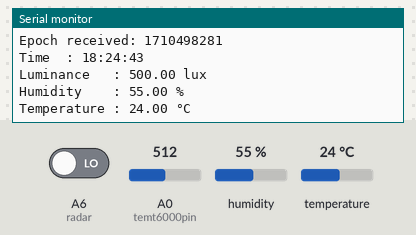
Recording of a sketch running on a simulated Arduino MKR. On the bench: the last lines printed to the serial monitor. The test bench sets the inputs (shaded band); at power-on: A6 (radar) LOW, humidity 55 %, A0 (temt6000pin) = 512, temperature 24 °C. WiFi joins after 1.5 s; servers stay silent unless stated; the local clock reads 2024-03-15 10:24:30 at power-on unless the sketch sets it.

Above: at 14.5 s.
14.6 s: A6 (radar) driven HIGH
18.3 s: humidity set to 22 %
At 20.8 s:
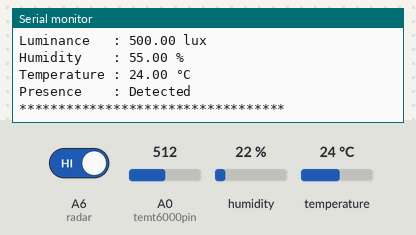
24.9 s: A0 (temt6000pin) set to 716
At 25.7 s:
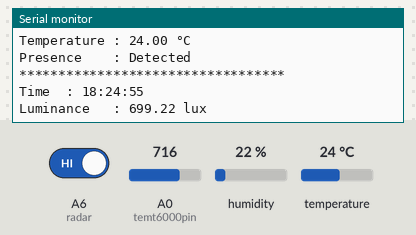
28.6 s: temperature set to 12 °C
At 31.2 s:
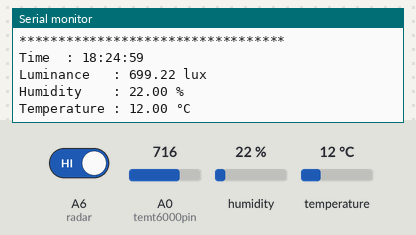
32.3 s: A0 (temt6000pin) set to 900
At 34.6 s:
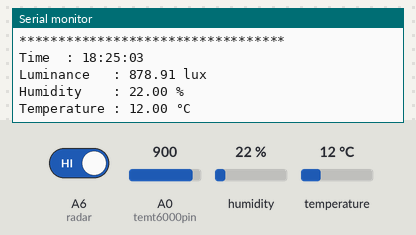
36.0 s: humidity set to 40 %
At 38.9 s:
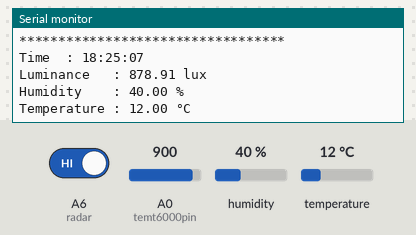
Timing chart, 0 to 40.4 s (numbered marks = the images above; inputs shaded):
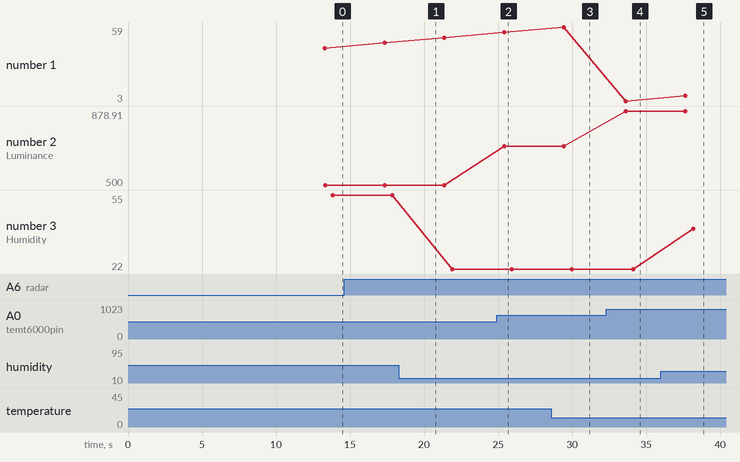

The sketch:

DRAFT_FUZZY.ino
```cpp
// define Blynk connection
#define BLYNK_TEMPLATE_ID "TMPLsgwf8Dhk"
#define BLYNK_DEVICE_NAME "NIOT DRAFT"
#define BLYNK_AUTH_TOKEN  "HfjOm1Ku95G8TjHITGlnsLMwEtVreCru"

// include libraries
#include <DHT.h>                  //Temp & Humid
#include <IRremote.h>             //Infra-Red
#include <SPI.h>                  //WiFi
#include <WiFiNINA.h>             //WiFi Nano
#include <WiFiUdp.h>              //NTP Signal
#include <RTCZero.h>              //Real Time Clock
#include <BlynkSimpleWiFiNINA.h>  //Blynk
#include <Fuzzy.h>                //Fuzzy lib

// define pins
#define temt6000pin A0
#define recvpin     2
#define transpin    3
#define dhtpin      4
#define radar      21
#define DHTTYPE DHT11

// define identifiers
int   status = WL_IDLE_STATUS;     // Wifi status
char  ssid[] = "Nazrin's Family";  // Wifi SSID
char  pass[] = "cheesecake6";      // Wifi password

Fuzzy  *fuzzy = new Fuzzy();
DHT   dht(dhtpin, DHTTYPE);      // DHT
float h, t, f;                   // DHT var; humid, temp, apparant temp
int   motion;       // read      // Microwave Radar
int   presence;     // object (human)

RTCZero rtc;                     // Time
const int GMT = +8;              // Time zone constant
int   nowhr;        // hr instance
int   nowmin;       // min instance
int   runTime;      // appliance run time
int   periodAbsent; // absent(t)
bool  rstAbsent;    // absent run once
bool  periodrst;    // rst status

// Appliance
int ACTemp;
int initspeed = 6;

// Blynk
int btnV10;   // AC
int btnV11;     // AC Timer
int btnV12;     // AC Up Temp
int btnV13;     // AC Down Temp
int btnV20;   // Light
int btnV21;     // Light Brightness
int btnV30;   // Fan
int btnV31;     // Fan Speed
int btnV32;     // Fan Timer
bool rstAC = false;
bool rstFan = false;
bool rstBulb = false;
bool stateAC = false;
bool stateFan = false;
bool stateBulb = false;

//==================================================================================
void setup() {
  // Begin Serial Monitor
  Serial.begin(9600);

  WiFiConnect();
  printWiFiStatus();

  rtc.begin();
  dht.begin();
  IrSender.begin(transpin);

  // pinMode define
  pinMode(temt6000pin, INPUT);
  pinMode(recvpin, INPUT);
  pinMode(radar, INPUT);

  // NTP Fetch Service~~~~~~~~~~~~~~~~~~~~~~~~~~~~~~~~~~~~~~~~~~~~~~~~~~~~~~~~~~~~~~
  unsigned long epoch;                  // Variable to represent epoch
  int numberOfTries = 0, maxTries = 6;  // Variable for number of tries to NTP service

    do {    // Get epoch
      epoch = WiFi.getTime();
      numberOfTries++;
    }
    while ((epoch == 0) && (numberOfTries < maxTries));

    if (numberOfTries == maxTries) {
    Serial.print("NTP unreachable!!");
    while (1);
    }

    else {
    Serial.print("Epoch received: ");
    Serial.println(epoch);
    rtc.setEpoch(epoch);
    Serial.println();
    }//~~~~~~~~~~~~~~~~~~~~~~~~~~~~~~~~~~~~~~~~~~~~~~~~~~~~~~~~~~~~~~~~~~~~~~~~~~~~~

  FuzzySetup();

  Blynk.begin(BLYNK_AUTH_TOKEN, ssid, pass);
}

//==================================================================================
void loop() {

  Blynk.run();

  //Serial Output
  SerialOutput();

  FuzzySetTemp();

  //Runs Scheduled Action
  ScheduledAction_AC();
  ScheduledAction_Fan();

  AutoShutOff();  // Shut OFF when Absent
  Reset24Hr();    // reset bool rstAC to false after 24hr
}

//##################################################################################

void SerialOutput() { // Serial Monitor Output
  printTime();
  ambient();
  dhtsense();
  HumanPresence();
  Serial.println("\n**********************************\n");
  delay(2000);
}

void WiFiConnect() {  // Connect WiFi
  // Check if the WiFi module works
  if (WiFi.status() == WL_NO_SHIELD) {
    // Wait until WiFi ready
    Serial.println("WiFi adapter not ready");
    while (true);

  }

  // Establish a WiFi connection
  while ( status != WL_CONNECTED) {

    Serial.print("Attempting to connect to SSID: ");
    Serial.println(ssid);
    status = WiFi.begin(ssid, pass);

    // Wait 10 seconds for connection:
    delay(10000);

  }
}

void printWiFiStatus() {  // WiFi Status

  // Print the network SSID
  Serial.print("SSID: ");
  Serial.println(WiFi.SSID());

  // Print the IP address
  IPAddress ip = WiFi.localIP();
  Serial.print("IP Address: ");
  Serial.println(ip);

  // Print the received signal strength
  long rssi = WiFi.RSSI();
  Serial.print("signal strength (RSSI):");
  Serial.print(rssi);
  Serial.println(" dBm");
}

void print2digits(int number) { // Time Formatter

  if (number < 10) {
    Serial.print("0");
  }
  Serial.print(number);
}

void printTime() {  // Time
  Serial.print("Time  : ");
  print2digits(rtc.getHours() + GMT);
  Serial.print(":");

  print2digits(rtc.getMinutes());
  Serial.print(":");

  print2digits(rtc.getSeconds());
  Serial.println("\n");

  String time = String(rtc.getHours() + GMT) + ":" + String(rtc.getMinutes());
  Blynk.virtualWrite(V3, time);
}

void ambient() {  // Ambient Lighting
  // ambient light
  int light_val = analogRead(temt6000pin);
  float lux = light_val * 0.9765625;  // 1000/1024
  Serial.println("Luminance   : " + (String)lux + " lux\n");
  delay(500);

  Blynk.virtualWrite(V0, lux);
}

void dhtsense() { // Temperature & Humidity
  // temp & humid //readcan take 250ms -  2s
  h = dht.readHumidity();
  t = dht.readTemperature();
  f = dht.readTemperature(true);

  if (isnan(h) || isnan(t) || isnan(f)) { //if read fail then exit
    Serial.println(F("Failed to read from DHT sensor!"));
    return;
  }

  float hic = dht.computeHeatIndex(t, h, false); //false->notFarhrenheit = Celcius

  Serial.println("Humidity    : " + (String)h + " %");
  //Serial.print("    ");
  Serial.println("Temperature : " + (String)t + " °C");
  //Serial.println("Heat Index  : " + (String)hic + " °C \n");
  delay(500);

  Blynk.virtualWrite(V1, h);  //Blynk Input
  Blynk.virtualWrite(V2, t);
}

void HumanPresence()  // Human Detection
{
  motion = digitalRead(radar);
  delay(1000);

  if (motion == HIGH) {
    String detect = "Presence    : Detected";
    Serial.println("\n" + detect);

    presence = 1;
    rstAbsent = false;    // reset Absent status
    Blynk.virtualWrite(V4, detect);
  }
  else {
    String nodetect = "Presence    : Absent";
    Serial.println("\n" + nodetect);

    presence = 0;
    Blynk.virtualWrite(V4, nodetect);

    if (presence == 0 && rstAbsent == false) {
      periodAbsent = millis();    // start timer when absent
    }
  }
}

void AutoShutOff()  // Shut Off
{
  if (periodAbsent - 120000 >= 0) {     // after 2 mins Shut OFF
    // OFF appliances
    IrSender.sendNEC(0xEF00, 0x2, 3);   // OFF bulb
  }
}

void Reset24Hr()
{
  //nowhr == rtc.getHours();
  nowmin == rtc.getMinutes();

  // (nowhr == 0) reset bool rstAC to false after 24hr
  if ((nowmin%5) == 4) {  // every 4 mins rst (4th min in 5 mins interval)
    rstAC = false;
    rstFan = false;
  }
}

void ScheduledAction_AC()
{
  //nowhr = rtc.getHours();   //get instant hour time
  nowmin = rtc.getMinutes();

  // (nowhr == 4 && rstAC == false)
  if ((nowmin%5) == 0 && rstAC == false)  // runs on mins%5. every 4 mins
  {
    // demo with bulb
    IrSender.sendNEC(0xEF00, 0x3, 1);//on bulb
    IrSender.sendNEC(0xEF00, 0x7, 1);//white

    // do AC on
    // set AC tmr

    stateAC = true;             //AC state on
    rstAC = true;               //rst state: done run once
  }
}

//void ScheduledAction_AC
void ScheduledAction_Fan()
{
  if ((nowmin%5) == 1 && rstFan == false)  // runs every 2nd min in 5 mins interval
  {
    IrSender.sendNEC(0x0, 0x1C, 1);  // Fan ON

    stateFan = true;
  }
}

void FuzzySetup()
{
  FuzzyInput *temp = new FuzzyInput(1);

  FuzzySet *low = new FuzzySet(18, 21, 21, 24);
  FuzzySet *mid = new FuzzySet(23, 26, 26, 29);
  FuzzySet *high = new FuzzySet(28, 31, 31, 34);

  temp -> addFuzzySet(low);
  temp -> addFuzzySet(mid);
  temp -> addFuzzySet(high);

  fuzzy -> addFuzzyInput(temp);

  FuzzyOutput *tempOut = new FuzzyOutput(1);

  FuzzySet *lowSet = new FuzzySet(16, 18, 18, 20);
  FuzzySet *midSet = new FuzzySet(19, 21, 21, 23);
  FuzzySet *highSet = new FuzzySet(22, 24, 24, 26);

  tempOut -> addFuzzySet(lowSet);
  tempOut -> addFuzzySet(midSet);
  tempOut -> addFuzzySet(highSet);

  fuzzy->addFuzzyOutput(tempOut);

  // Rule 01 - if low, then set high
  FuzzyRuleAntecedent *ifTempLow = new FuzzyRuleAntecedent();
  ifTempLow -> joinSingle(low);

  FuzzyRuleConsequent *thenSetHigh = new FuzzyRuleConsequent();
  thenSetHigh -> addOutput(highSet);

  FuzzyRule *fuzzyRule01 = new FuzzyRule(1, ifTempLow, thenSetHigh);
  fuzzy -> addFuzzyRule(fuzzyRule01);

  // Rule 02 - if mid, then set mid
  FuzzyRuleAntecedent *ifTempMid = new FuzzyRuleAntecedent();
  ifTempLow -> joinSingle(mid);

  FuzzyRuleConsequent *thenSetMid = new FuzzyRuleConsequent();
  thenSetHigh -> addOutput(midSet);

  FuzzyRule *fuzzyRule02 = new FuzzyRule(2, ifTempMid, thenSetMid);
  fuzzy -> addFuzzyRule(fuzzyRule02);

  // Rule 03 - if high, then set low
  FuzzyRuleAntecedent *ifTempHigh = new FuzzyRuleAntecedent();
  ifTempLow -> joinSingle(high);

  FuzzyRuleConsequent *thenSetLow = new FuzzyRuleConsequent();
  thenSetHigh -> addOutput(lowSet);

  FuzzyRule *fuzzyRule03 = new FuzzyRule(3, ifTempHigh, thenSetLow);
  fuzzy -> addFuzzyRule(fuzzyRule03);
}

void FuzzySetTemp()
{
  int temp = t;
  fuzzy -> setInput(1, temp);

  fuzzy -> fuzzify();

  int tempSet = fuzzy -> defuzzify(1);

  if (tempSet == 25 && stateAC) {
    //IrSender.send();
  }

  else if (tempSet > 25 && stateAC) {
    ACTemp = 25 - tempSet;

    //IrSender.send();
  }

  else if (tempSet < 25 && stateAC) {
    ACTemp = tempSet - 25;

    //IrSender.send();
  }
}

BLYNK_WRITE(V10)    // AC
{
  btnV10 = param.asInt();

  if (btnV10 == 0 && stateAC == true) {
    IrSender.sendNEC(0xEF00, 0x2, 3);//do AC off
    stateAC = false;                 //AC state off
  }

  else if (btnV10 == 1) {
    IrSender.sendNEC(0xEF00, 0x3, 3); //do AC on
    stateAC = true;                   //AC state on

    // If Absent
    AutoShutOff();
  }
}

BLYNK_WRITE(V20)    // Light
{
  btnV20 = param.asInt();

  if (btnV20 == 0 && stateAC == true) {
    IrSender.sendNEC(0xEF00, 0x2, 3); //off bulb
    stateBulb = false;                //AC state off
  }

  else if (btnV20 == 1) {
    IrSender.sendNEC(0xEF00, 0x3, 3); //do bulb on
    IrSender.sendNEC(0xEF00, 0x7, 3); //do bulb white
    stateBulb = true;                 //AC state on

    // If Absent = Shut Off
    AutoShutOff();
  }
}

BLYNK_WRITE(V21)    // Light Brightness
{
  btnV21 = param.asInt();

  if (stateBulb == true) {  // if Bulb is ON do...
    if (btnV21 == 1) {
      IrSender.sendNEC(0xEF00, 0x0, 2); // Dim Up
    }

    else if (btnV21 == 2) {
      IrSender.sendNEC(0xEF00, 0x0, 4); // Dim Up+
    }

    else if (btnV21 == -1) {
      IrSender.sendNEC(0xEF00, 0x1, 2); // Dim Down
    }

    else if (btnV21 == -2) {
      IrSender.sendNEC(0xEF00, 0x1, 4); // Dim Down-
    }
  }
}

BLYNK_WRITE(V30)    // Fan
{
  btnV30 = param.asInt();

  if (btnV30 == 0 && stateFan == true) {
    IrSender.sendNEC(0xEF00, 0x2, 3); // do Fan off
    stateFan = false;                  // Fan state off
  }

  else if (btnV30 == 1) {
    IrSender.sendNEC(0xEF00, 0x3, 3); // do Fan on
    stateFan = true;                  // Fan state on

    // If Absent
    AutoShutOff();
  }
}

BLYNK_WRITE(V31)    // Fan Speed
{
  btnV31 = param.asInt();

  if (stateFan == true) {  // if Fan is ON do...
    if (btnV31 == 1) {
      IrSender.sendNEC(0x0, 0x16, 9); // Speed 1 //test
    }

    else if (btnV31 == 2) {
      IrSender.sendNEC(0x10, 0x16, 2); // Speed 2
    }

    else if (btnV31 == 3) {
      IrSender.sendNEC(0x10, 0x1A, 2); // Speed 3
    }
  }
}

BLYNK_WRITE(V32)    // Fan Timer
{
  btnV32 = param.asInt();

  if (stateFan == true) {  // if Fan is ON do...
    if (btnV32 == 1) {
      IrSender.sendNEC(0x0, 0x40, 4); // 1 Hr //test if its viable if not have tu dupe code
    }

    else if (btnV32 == 2) {
      IrSender.sendNEC(0x0, 0x40, 5); // 2 Hr
    }
  }
}
```

Measured:
- after the input at 24.9 s, the serial monitor: prints a new line after 0.51 s (image 2)
- after the input at 28.6 s, the serial monitor: prints a new line after 1.4 s (image 3)
- after the input at 32.3 s, the serial monitor: prints a new line after 1.3 s (image 4)
- after the input at 36.0 s, the serial monitor: prints a new line after 2.2 s (image 5)
- plotted number 2: 500 → 699.22 after the input at 24.9 s, 699.22 → 878.91 after the input at 32.3 s
- plotted number 3: 55 → 22 after the input at 18.3 s, 22 → 40 after the input at 36.0 s
